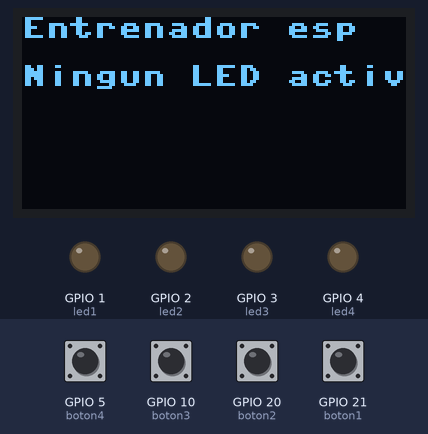
Bench run of a program on a simulated ESP32 board running MicroPython. Shown: 128×64 one-colour display, output pins drawn as LEDs (lit = HIGH). The inputs (shaded band) are chosen by the test bench; at power-on: GPIO 5 (boton4), GPIO 10 (boton3), GPIO 20 (boton2), GPIO 21 (boton1) HIGH.

Above: at 1.2 s.
1.3 s: GPIO 5 (boton4) pulled LOW for 0.15 s
At 1.48 s:
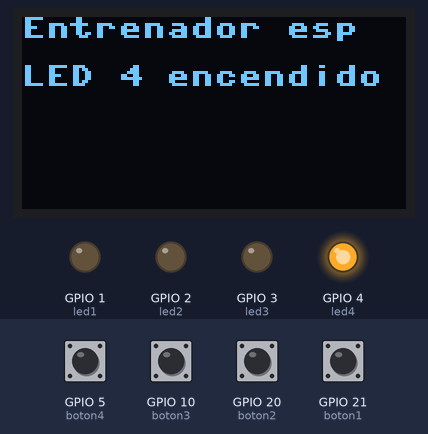
3.0 s: GPIO 10 (boton3) pulled LOW for 0.15 s
At 3.17 s:
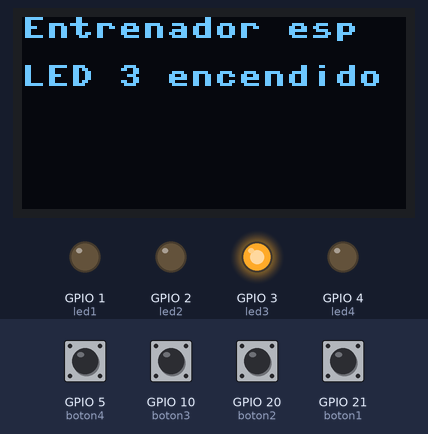
4.7 s: GPIO 20 (boton2) pulled LOW for 0.15 s
At 4.85 s:
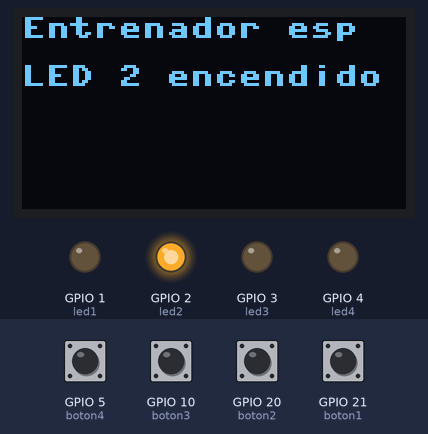
6.4 s: GPIO 21 (boton1) pulled LOW for 0.15 s
At 6.6 s:
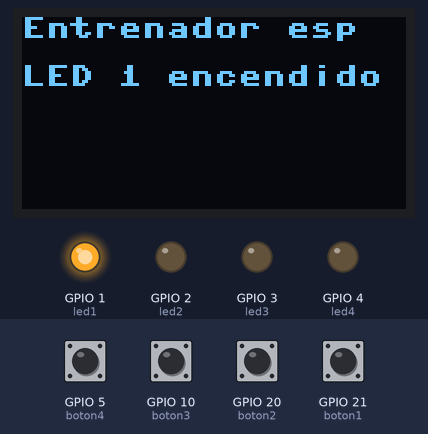
8.1 s: GPIO 5 (boton4) driven LOW and GPIO 10 (boton3) driven LOW
At 9.2 s:
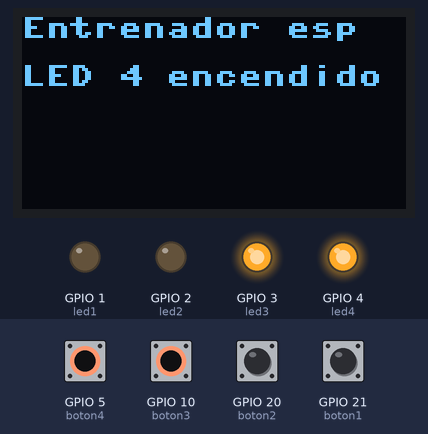
9.6 s: GPIO 20 (boton2) pulled LOW for 1 s
At 10.3 s:
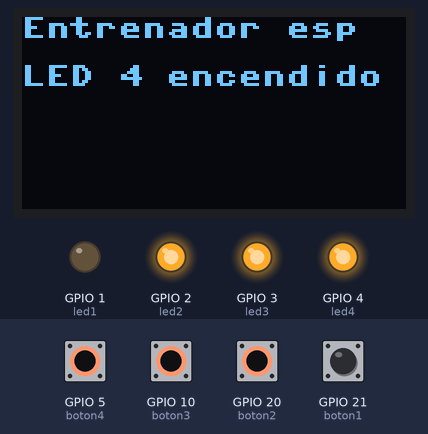
Timing chart, 0 to 12.6 s (numbered marks = the images above; inputs shaded):
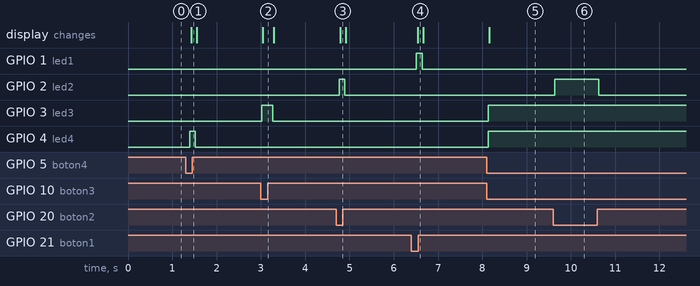

Measured:
- after the input at 1.3 s, GPIO 4 (led4): LOW → HIGH after 0.10 s, → LOW 0.12 s later; the display: changes after 0.12 s (image 1)
- after the input at 3.0 s, GPIO 3 (led3): LOW → HIGH at once, → LOW 0.25 s later; the display: changes after 0.05 s (image 2)
- after the input at 4.7 s, GPIO 2 (led2): LOW → HIGH after 0.07 s, → LOW 0.12 s later; the display: changes after 0.09 s (image 3)
- after the input at 6.4 s, GPIO 1 (led1): LOW → HIGH after 0.11 s, → LOW 0.12 s later; the display: changes after 0.14 s (image 4)
- after the input at 8.1 s, GPIO 3 (led3), GPIO 4 (led4): LOW → HIGH at once; the display: changes after 0.06 s (image 5)
- after the input at 9.6 s, GPIO 2 (led2): LOW → HIGH at once, → LOW 1.0 s later

The program:

pulsadores__leds_y_oled.py
```python
from machine import Pin, SoftI2C
import ssd1306
import time

# Configuración del OLED
sda = Pin(8)
scl = Pin(9)
i2c = SoftI2C(sda=sda, scl=scl, freq=400000)
oled = ssd1306.SSD1306_I2C(128, 64, i2c)

# Configuración de los LEDs
led1 = Pin(1, Pin.OUT)
led2 = Pin(2, Pin.OUT)
led3 = Pin(3, Pin.OUT)
led4 = Pin(4, Pin.OUT)

# Configuración de los botones con pull-up interno
boton1 = Pin(21, Pin.IN, Pin.PULL_UP)
boton2 = Pin(20, Pin.IN, Pin.PULL_UP)
boton3 = Pin(10, Pin.IN, Pin.PULL_UP)
boton4 = Pin(5, Pin.IN, Pin.PULL_UP)

# Función para mostrar el encabezado fijo y el estado dinámico
def mostrar(mensaje):
    oled.fill(0)
    oled.text("Entrenador esp", 0, 0)  # Línea fija superior
    oled.text(mensaje, 0, 16)          # Mensaje dinámico debajo
    oled.show()

while True:
    mensaje = ""

    if not boton1.value():
        led1.on()
        mensaje = "LED 1 encendido"
    else:
        led1.off()

    if not boton2.value():
        led2.on()
        mensaje = "LED 2 encendido"
    else:
        led2.off()

    if not boton3.value():
        led3.on()
        mensaje = "LED 3 encendido"
    else:
        led3.off()

    if not boton4.value():
        led4.on()
        mensaje = "LED 4 encendido"
    else:
        led4.off()

    if mensaje:
        mostrar(mensaje)
    else:
        mostrar("Ningun LED activo")

    time.sleep(0.1)
```
